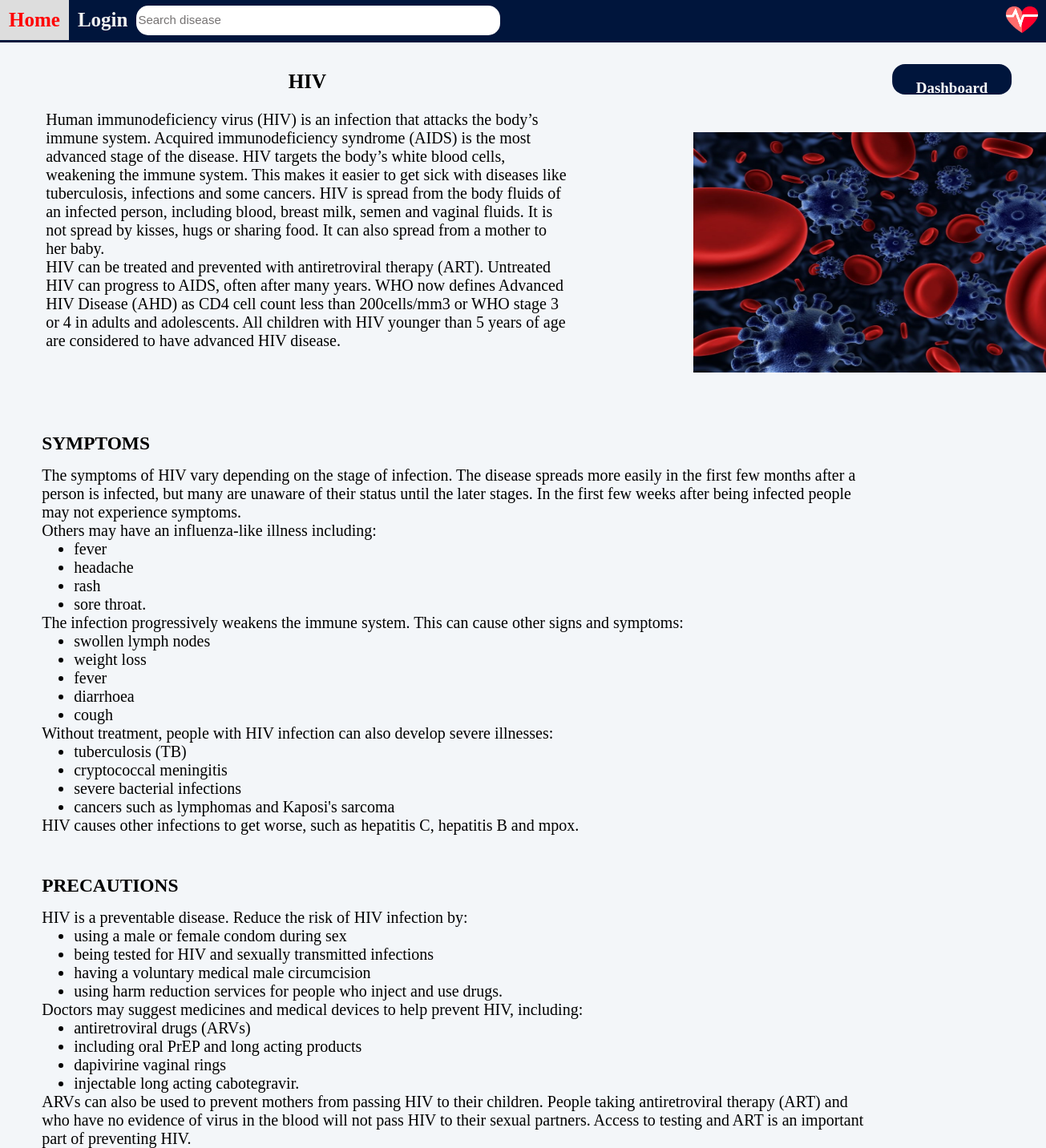
The page /search2/ on the database its author committed.
### App/models.py (models this page shows, shortened)
class Diseases(models.Model):
    Disease_Name = models.CharField(max_length=70)
    content = models.TextField()
    symptoms = models.TextField()
    precautions = models.TextField()
    slug=models.TextField(max_length=130)
    dashboardName=models.CharField(max_length=50)
    imageLink = models.ImageField(upload_to='static')
    image2Link = models.ImageField(upload_to='static')
    link=models.CharField(max_length=1000)
    Date = models.DateTimeField(blank=True)

### App/views.py (the view)
# urls.py: path('search2/',views.search2,name='search2'),
def search2(request):
    post = Diseases.objects.filter(Disease_Name__contains='hiv')
    return render(request, 'search2.html', {'post': post})

### templates/search2.html (shortened to what this page needs)
<!DOCTYPE html>
<html>
{% load static %}
<head>
    <link rel="stylesheet" href='{% static "search.css" %}'>
</head>
<body style="background-color: #f3f6f9;
padding-bottom: 80px;
    position: relative;">
    <div id="navlist" style="background-color: #00153c;height: 53px;position: absolute;width: 100%;float: left">
        <a href="/">Home</a>
        <div class="navlist-image"  style="position: absolute;
    right: 10px;
    top: 50%;
    transform: translateY(-50%);
    filter: brightness(200%)" >
            <img src="{% static 'heartbeat2.png' %}" alt="Image Description" style="width: 40px;
    height: auto;">
        </div>
        <div class="login">
            <a href="/login/">Login</a>
        </div>
        <div class="search">
            <form method=POST action="{% url 'search' %}" name="search" id="search">
                <input type="text" placeholder="Search disease" name="searched" id="searchInput"
                    onfocus="showRecentSearches()" onblur="hideRecentSearches()">
            </form>
        {% for p in post %}
        </div>
        <div class="row" >
          <div class="column" style="float: left;width: 50%;margin-top:25px;font-size: 20px;margin-left: 4%">
              <h2 class="Name" align="center">{{p.Disease_Name}}</h2>
                <p style="margin-top: 15px">{{p.content|safe}}</p>
            </div>
            <div class="column" style="float:right">
                <img src='{{ p.imageLink.url }}' style="height: 300px;width: 500px;
    background-size: cover;
    margin-top: 25%;
    margin-bottom: 1rem;">
            </div>
                </div>
        <div class="container" style="font-size: 20px;width:80%;margin-left: 4% ;margin-right: 10%">
            <h3 class="symptom" style="padding-top: 50px;margin-left: 0%;padding-bottom: 15px">SYMPTOMS</h3>
            <p>{{p.symptoms|safe}}
                </p>
        </div>
        <div class="c2" style="font-size:20px;width:80%;margin-left: 4%;margin-right: 10%">
            <h3 class="precaution" style="padding-top: 50px;margin-left: 0%;padding-bottom: 15px">PRECAUTIONS</h3>
            <p>{{p.precautions|safe}}</p>
        </div>
    </div>
    <div class="dashboard-button" id="dashboard" style=" position: absolute;
    top: 80px;
    left: 91%;
    transform: translateX(-50%);
    background-color: #00153c;
    border-radius: 16px;
    padding: 19px 30px;
    text-align: center;
    text-decoration: none;
    display: inline-block;
    font-size: 19px;
    cursor: pointer;">
        {% block content %}
        <a href="/{{ p.dashboardName }}/" style=" color: white;
    text-decoration: none;
    font-weight: 900;
    display: block; ">Dashboard</a>
        {% endblock %}
    </div>
    {% endfor %}
</body>
</html>

### static/search.css (style rules this page uses)
* { margin:0; border: border-box; }
#navlist { background-color: #0074D9; position: absolute; width: 100%; height: 53px; }
#navlist a { float:left; display: block; color: #f2f2f2; text-align: center; padding: 12px; text-decoration: none; font-size: 25px; font-weight: bold; }
.search input[type=text] { width:450px; height: 35px; border-radius:15px; border: none; }
.search { margin:5px; }
.search input[type=text]::placeholder { color: rgb(117, 114, 114); font-size: 15px; font-style: normal; }
.dashboard-button { position: fixed; bottom: 20px; left: 50%; transform: translateX(-50%); background-color: #0074D9; padding: 10px 20px; text-align: center; text-decoration: none; display: inline-block; font-size: 20px; cursor: pointer; border-radius: 20px; }
.dashboard-button a { color: white; text-decoration: none; }
.Name { text-align: center; font-size: 25px; font-weight: bold; padding: 7px; color: black; }

### templates/search2.html (style rules this page uses)
.column { float: left; width: 33.33%; padding: 5px; }
.row::after { content: ""; clear: both; display: table; }
.search { margin: 7px; }
.search input[type=text] { width:450px; height: 35px; border-radius:15px; border: none; }
#navlist a { float:left; text-align:center; text-decoration: none; font-size: 25px; font-weight: bold; display: block; color: #f2f2f2; padding: 11px }
.search input[type=text]::placeholder { color: rgb(117, 114, 114); font-size: 15px; font-style: normal; }
* { margin:0; border: border-box; }

### rows shown on the page
Diseases: Disease_Name "HIV", content "Human immunodeficiency virus (HIV) is an infection that attacks the body’s immune system. Acquired immunodeficiency syndrome (AIDS) is the most advanced stage of the disease. HIV targets the body’s white blood cells, weakening the immune system. This makes it easier to get sick with diseases like tuberculosis, infections and some cancers. HIV is spread from the body fluids of an infected person, including blood, breast milk, semen and vaginal fluids. It is not spread by kisses, hugs or sharing food. It can also spread from a mother to her baby. HIV can be treated and prevented with antiretroviral therapy (ART). Untreated HIV can progress to AIDS, often after many years. WHO now defines…", imageLink (picture), symptoms "The symptoms of HIV vary depending on the stage of infection. The disease spreads more easily in the first few months after a person is infected, but many are unaware of their status until the later stages. In the first few weeks after being infected people may not experience symptoms. Others may have an influenza-like illness including: fever headache rash sore throat. The infection progressively weakens the immune system. This can cause other signs and symptoms: swollen lymph nodes weight loss fever diarrhoea cough Without treatment, people with HIV infection can also develop severe illnesses: tuberculosis (TB) cryptococcal meningitis severe bacterial infections cancers such as lymphomas…", precautions "HIV is a preventable disease. Reduce the risk of HIV infection by: using a male or female condom during sex being tested for HIV and sexually transmitted infections having a voluntary medical male circumcision using harm reduction services for people who inject and use drugs. Doctors may suggest medicines and medical devices to help prevent HIV, including: antiretroviral drugs (ARVs) including oral PrEP and long acting products dapivirine vaginal rings injectable long acting cabotegravir. ARVs can also be used to prevent mothers from passing HIV to their children. People taking antiretroviral therapy (ART) and who have no evidence of virus in the blood will not pass HIV to their sexual…"
